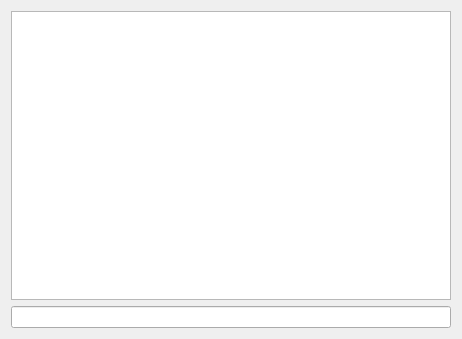
<?xml version="1.0" encoding="UTF-8"?>
<ui version="4.0">
 <class>TempWidget</class>
 <widget class="QWidget" name="TempWidget">
  <property name="geometry">
   <rect>
    <x>0</x>
    <y>0</y>
    <width>462</width>
    <height>339</height>
   </rect>
  </property>
  <property name="windowTitle">
   <string>Form</string>
  </property>
  <layout class="QVBoxLayout" name="verticalLayout">
   <item>
    <widget class="QtCharts::QChartView" name="graphicsView"/>
   </item>
   <item>
    <widget class="QLineEdit" name="lineEdit"/>
   </item>
  </layout>
 </widget>
 <customwidgets>
  <customwidget>
   <class>QtCharts::QChartView</class>
   <extends>QGraphicsView</extends>
   <header location="global">qchartview.h</header>
  </customwidget>
 </customwidgets>
 <resources/>
 <connections/>
</ui>
